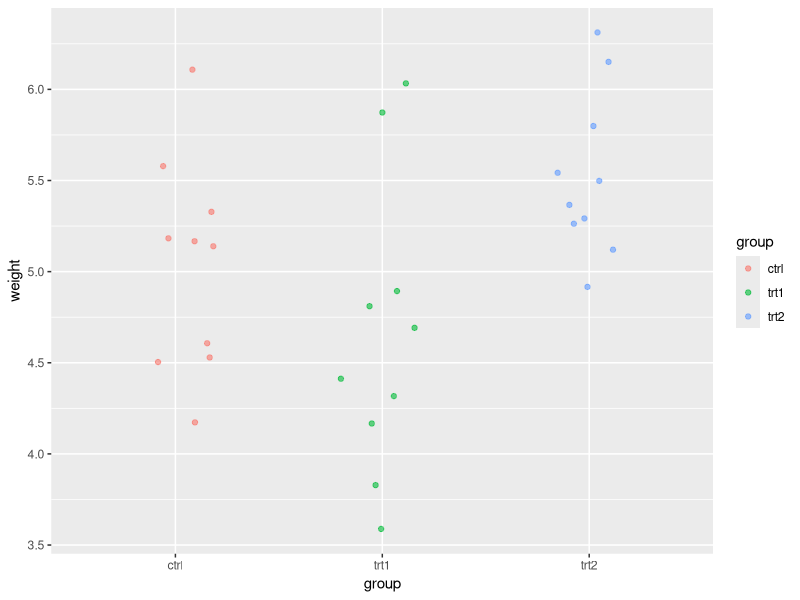
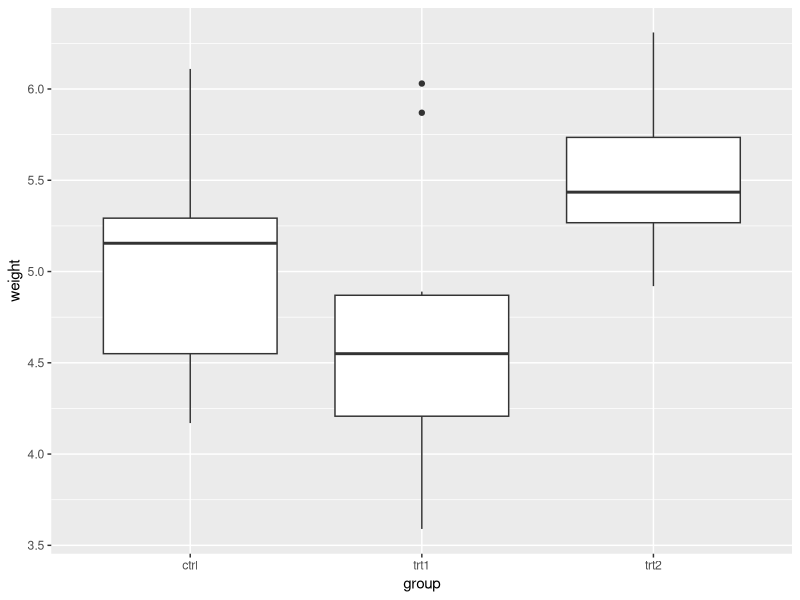
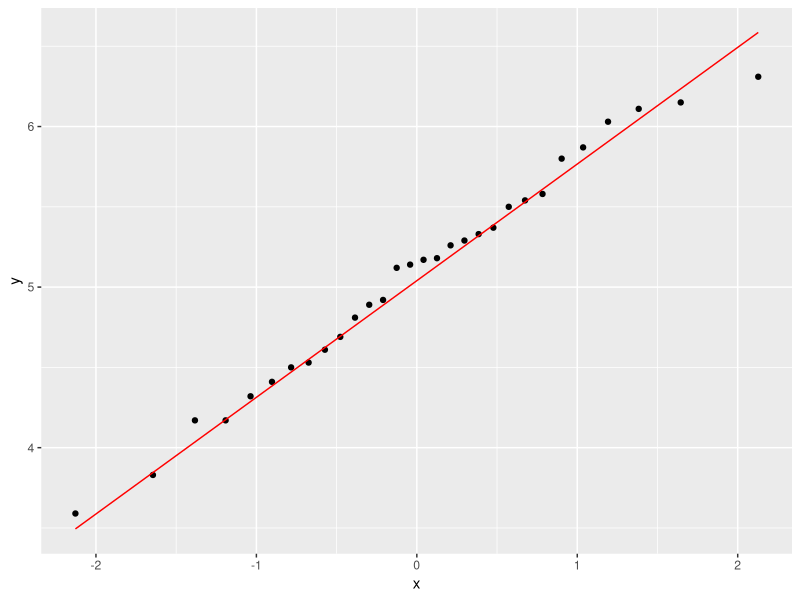
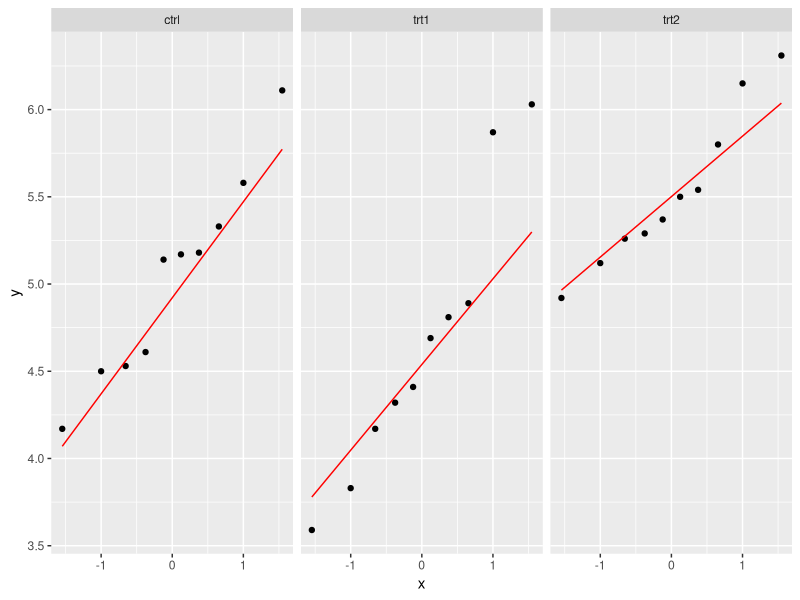
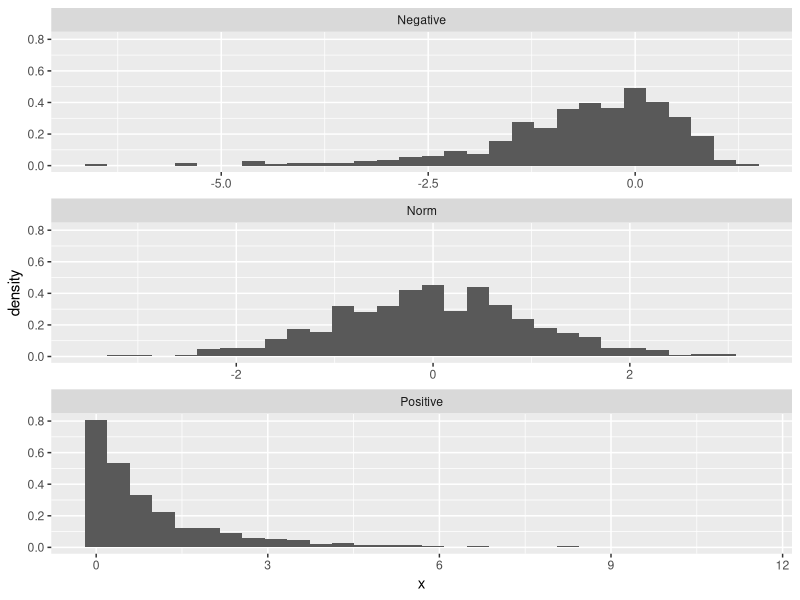
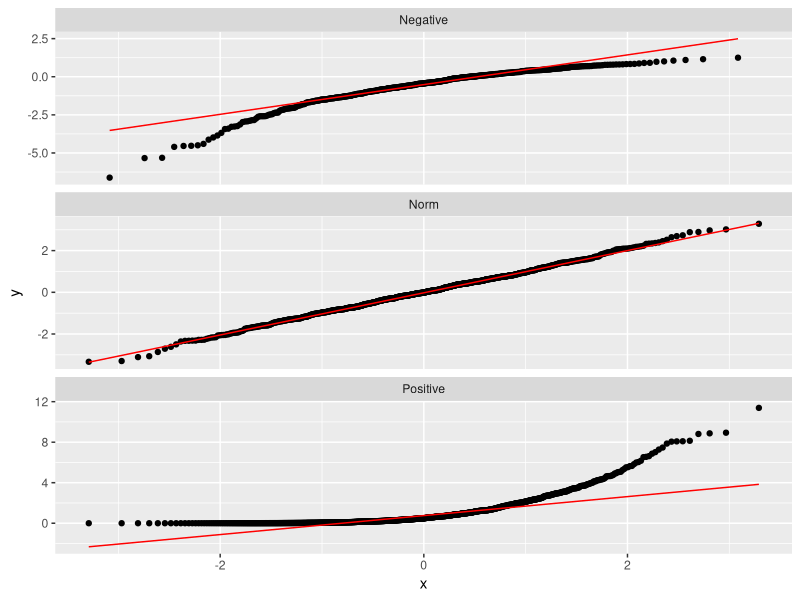
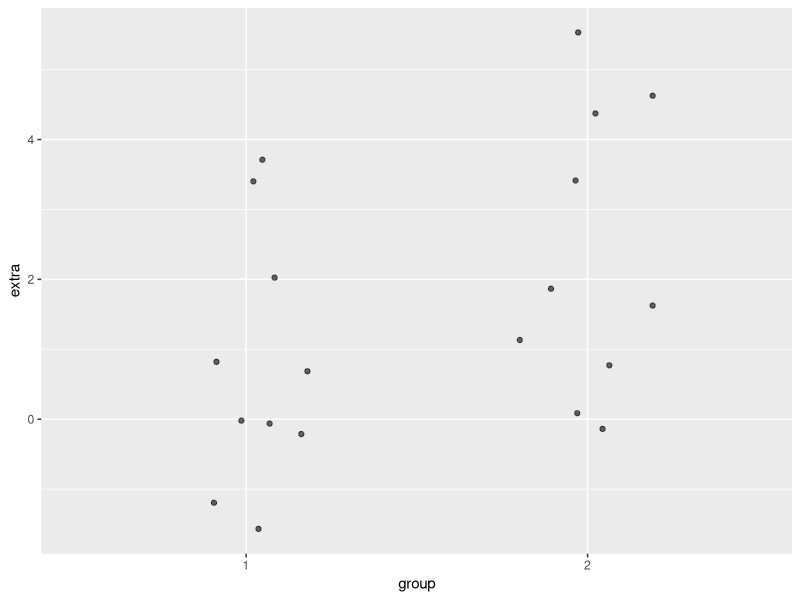

Source code (R) for these figures, in order:
# Intro to R
# Rick Scavetta
# 25.11.2019
# DAwR workshop for ZIBI

# clear workspace
rm(list = ls())

# Load packages
# First, install (but only once!)
library(tidyverse)

# R syntax
n <- log2(8)
n

# The PlantGrowth dataset ----
# A built-in dataset
PlantGrowth

# Explore our data
summary(PlantGrowth)
str(PlantGrowth)
glimpse(PlantGrowth) # dplyr package (part of tidyverse)

# Descriptive statistics ----
# global mean
mean(PlantGrowth$weight)

# group-wise means
# Use shift + ctrl + m to get %>%, aka the "pipe operator"
# Say "... and then ..."
PlantGrowth %>% 
  group_by(group) %>%
  summarise(avg = mean(weight),
            stdev = sd(weight),
            n = n())

# Data Viz ----
# Use ggplot2, part of the tidyverse
# 3 essential layers
# 1 - Data
# 2 - Aesthetics, MAPPING a variable onto a scale/axis (x, y, color, size)
# 3 - Geometry, how the plot actually looks

# A "dotplot"
ggplot(PlantGrowth, aes(group, weight, color = group)) +
  geom_jitter(width = 0.2, alpha = 0.6)

# Boxplot
ggplot(PlantGrowth, aes(x = group, y = weight)) +
  geom_boxplot()

# Q-Q plot to see normality
# for all data together
ggplot(PlantGrowth, aes(sample = weight)) +
  stat_qq() +
  stat_qq_line(color = "red")

# group-wise:
ggplot(PlantGrowth, aes(sample = weight)) +
  stat_qq() +
  stat_qq_line(color = "red") +
  facet_grid(. ~ group)

# Extra example with QQ plots
sam <- 1000
myData <- data.frame(type = rep(c("Positive", 
                                  "Negative", 
                                  "Norm"), 
                                each = sam),
                     x = c(rnorm(sam)^2,
                           log(rnorm(sam)),
                           rnorm(sam)))

ggplot(myData, aes(x = x)) +
  geom_histogram(aes(y = ..density..)) +
  facet_wrap(type ~ ., scales = "free_x", ncol = 1)

ggplot(myData, aes(sample = x)) +
  stat_qq() +
  stat_qq_line(color = "red") +
  facet_wrap(type ~ ., ncol = 1, scale = "free_y")


# Inferential statistics ----
# First, define a linear model:
Plant_lm <- lm(weight ~ group, data = PlantGrowth)

# print the lm to the screen:
Plant_lm
# the 2nd and 3rd coefficients are 
# the differences in the means

# t-tests: Typically, use t.test() but here it's
# actually less convenient
# So here, use:
summary(Plant_lm)
# p-values are in "Pr(>|t|)"

# ANOVA
anova(Plant_lm)

## Alternatives ----
# All pair-wise t-test (aka Tukey's HSD Post-hoc test)
# Basically like the lm() above
Plant_aov <- aov(weight ~ group, data = PlantGrowth)
class(Plant_aov)
# ANOVA: Exactly as above
summary(Plant_aov)

# But now you can do the post-hoc test:
TukeyHSD(Plant_aov)

# So two different ways of doing an ANOVA:
# anova(lm(y ~ x))
# summary(aov(y ~ x))

# How to do just a single two-sample t-test:
sleep 
# y = extra (extra hours of sleep) 
# x = group (the drug given)

t.test(extra ~ group, data = sleep)
# p-value = 0.07939

ggplot(sleep, aes(x = group, y = extra)) +
  geom_jitter(width = 0.2, alpha = 0.6)

# Element 2: Functions ----
# Anything that happens is because of a function
# i.e. Verbs

# Arithmetic operators
34 + 6

# what really happened:
`+`(34, 6)

# BEDMAS - Order of operations
# Brakets, Exponents, Div, Mult, Add, Sub

2 + 3/4 # 2.75
(2 + 3)/4 # 1.25

# Make some simple objects
n <- 34
p <- 6

# Use just like numbers:
n + p

# Generic form of functions
# fun_name(fun_agr1 = ..., fun_arg2 = ...)

# Some features of functions:
# 1 - Call args by name or positional matching
log2(8) # short form, positional matching
log2(x = 8) # short form, named args
log(x = 8, base = 2) # long form, named args
log(base = 2, x = 8) # long form, named args
log(8, 2) # long form, positional matching
log(8, base = 2) # mix, very typical
log(2, x = 8) # Confusing! don't get fancy

# 2 - Call args by partial names
log(8, b = 2) # partial name matching

# 3 - Funs can have 0 to many uncountable args
# 4 - Args may be named or unnamed
ls() # 0 args

# e.g. very common functions - Combine c()
xx <- c(3, 8, 9, 23)
myNames <- c("healthy", "tissue", "quantity")

# seq() - Creates a seq of numbers
foo1 <- seq(from = 1, to = 100, by = 7)
foo1
# same as:
seq(1, 100, 7)

foo2 <- seq(1, n, p)
foo2  

# The colon operator, :, short cur for:
seq(1, 10, 1)
1:10

# Two fundamental classes of math functions:
# 1 - Transformation - same number of output as input
# e.g. log, sqrt, z-score, normalization, arithmetic operators
# 2 - Aggregrations - one value as output
# e.g. mean, sd, n, median, var

foo2 + 100 # Transformation
foo2 + foo2 # Transformation
sum(foo2) + foo2 # Aggregration, followed by Transformation
1:3 + foo2 # Transformation

###### FUNDAMENTAL CONCEPT!!! #######
###### VECTOR RECYCLING #############

1:4 + foo2

# 3 Different types of messages:
# 1 - information
# 2 - "Warning message": Maybe something went wrong
# 3 - "Error message": full stop, something IS wrong

# Calculate a linear transformation of xx
# where slope = 1.12, and y-intercept = -0.4
# e.g. mx + b (m is slope, b is y-intercept)
m <- 1.12
b <- -0.4
m * xx + b

# Element 3: Objects ----
# Anything that exists is an object
# e.g. Nouns

# The most data storage objects

# Vectors: 1-dimensional, homogenous data type

# e.g.
foo1 # 15 elements
foo2 # 6 elements
length(foo2) # how many elements
myNames # 3 elements

# 4 most common used-defined
# Atomic vector types
# Logical: TRUE/FALSE, T/F, 1/0 aka binary, Boolean
# Integers: Whole numbers (-5, -3, 6, 0, 8)
# Double: Real numbers (with decimals) aka float
# Character: aka strings (anything)

# Numeric: Generic for either integer or double

# type of data:
typeof(foo2)
typeof(myNames)


foo3 <- c("Liver", "Brain", "Testes", "Muscle",
          "Intestine", "Heart")
typeof(foo3)

foo4 <- c(TRUE, FALSE, FALSE, TRUE, TRUE, FALSE)
typeof(foo4)

# Hierarchy and Coercion
test <- c(1:10, "bob")
test # type is character

mean(test) # can't do math
# solutions:
# 1) Don't contaminate your numbers
# 2) Coercion with an as.*() function
test <- as.numeric(test)

# now we can do math
typeof(test)
mean(test, na.rm = TRUE) # don't forget to remove NAs in function

# Lists: 1-dimensional, heterogenous data types
# e.g.
typeof(Plant_lm)
length(Plant_lm) # 13 elements

# Plant_lm # a short-cut for...
# print(Plant_lm)

# attributes (meta-data)
attributes(Plant_lm)
# 2 attributes, names and class
# 13 named elements

# Access attributes with the typical accessor functions
names(Plant_lm)

# Any named element can be accessed with $ notation
Plant_lm$coefficients # a 3-element long vector
Plant_lm$residuals # a 30-element long vector
Plant_lm$model # the original data

# The class attribute
class(Plant_lm) # Tells R functions how to handle this object

# e.g.
class(Plant_aov) # aov
summary(Plant_aov) # ANOVA

class(Plant_lm) # lm
summary(Plant_lm) # t-tests

class(PlantGrowth) # data.frame
summary(PlantGrowth) # summarize each column

# Data frames: 2-dimensional, heterogenous data types
# R's version of an excel table
# rows = observations
# columns = variables
# Special class of type list
# where each element is a vector of the SAME length

# e.g.
PlantGrowth

names(PlantGrowth)
PlantGrowth$weight # numeric vector in a data frame

class(PlantGrowth)
typeof(PlantGrowth)

# typical functions:
dim(PlantGrowth) # 30 rows & 2 columns
nrow(PlantGrowth) # 30
ncol(PlantGrowth) # 2

# Make a dataframe from scratch:
foo.df <- data.frame(foo4, foo3, foo2)

glimpse(foo.df)

# Replace the names attribute with another character vector
names(foo.df) <- myNames

# Element 4: Logical Expressions ----
# Asking and Combining Yes/No Questions
# Relational operators for asking
# == equivalency
# != non-equivalency
# >, <, >=, <=
# !x, the negation of x, where x is a logical vector

# Logical operators for combining
# & AND - ALL results must be TRUE
# | OR - at LEAST ONE result must be TRUE
# %in% WITHIN - combine many == with |

## ALWAYS 100% of the time get a LOGICAL VECTOR as output

# examples using filter() from dplyr

# using logical input
# Find all observations where "healthy" is TRUE
foo.df %>% 
  filter(healthy)

# All unhealthy observations
foo.df %>% 
  filter(!healthy)

# using numeric input
# All observations with quantity below 10
foo.df %>% 
  filter(quantity < 10)

# between 10 and 20 (middle)
foo.df %>% 
  filter(quantity < 20 & quantity > 10)

# short-cut for filter
foo.df %>% 
  filter(quantity < 20, quantity > 10)

# Meaningless
foo.df %>% 
  filter(quantity < 20 | quantity > 10)

# beyond 10 and 20 (tails)
foo.df %>% 
  filter(quantity < 10 | quantity > 20)

# impossible
foo.df %>% 
  filter(quantity < 10 & quantity > 20)

# using character input
# NO PATTERN MATCHING HERE
# All heart samples
foo.df %>% 
  filter(tissue == "Heart")

# All liver and heart samples
# good, but inefficient:
foo.df %>% 
  filter(tissue == "Heart" | tissue == "Liver")

# The WORST way! NEVER do this!!
foo.df %>% 
  filter(tissue == c("Heart", "Liver"))
foo.df %>% 
  filter(tissue == c("Liver", "Heart"))

# The best way:
foo.df %>% 
  filter(tissue %in% c("Heart", "Liver"))
foo.df %>% 
  filter(tissue %in% c("Liver", "Heart"))

# All liver, intestine and heart samples
foo.df %>% 
  filter(tissue %in% c("Heart", "Liver", "Intestine"))

# Element 5: Indexing ----
# Finding info by position using []

# Vectors (1 dimensional)
foo1 # all values
foo1[6] # the 6th value
foo1[p] # the pth value
foo1[length(foo1)] # the last value
foo1[3:p] # the 3rd to the pth values
foo1[p:length(foo1)] # the pth to the last value
foo1[-1] # excluding the first value
foo1[-(1:p)] # exclude 1st to pth values
foo1[-1:-p] # exclude 1st to pth values
foo1[-p:-(p+1)] # exclude p and the next value

# We can use integers, plus objects and functions
# that equate to integers

# BUT!!! the exciting part is LOGICAL VECTORS
# i.e. the result of logical expressions (see element 4)

foo1[foo1 < 55] # all values lower than 55

# Data frames (2-dimensional)
# [ <rows> , <columns> ]
foo.df[,3] # All rows, 3rd column
foo.df[3,] # All columns, 3rd row

foo.df[ foo.df$quantity < 10 , 2 ] # All tissues with low quantity (below 10)
foo.df[ foo.df$quantity < 10 , "tissue" ] # All tissues with low quantity (below 10)

# Notice the similarity to filter()
foo.df %>% 
  filter(quantity < 10) %>% 
  select(tissue)


# What if...
foo.df[,3] # All rows, 3rd column
foo.df[3] # Shortcut for all rows, 3rd column

# make it a tibble:
foo.df <- as_tibble(foo.df)
foo.df

# Now... these are always data frames:
foo.df[,3] # All rows, 3rd column
foo.df[3] # Shortcut for all rows, 3rd column

